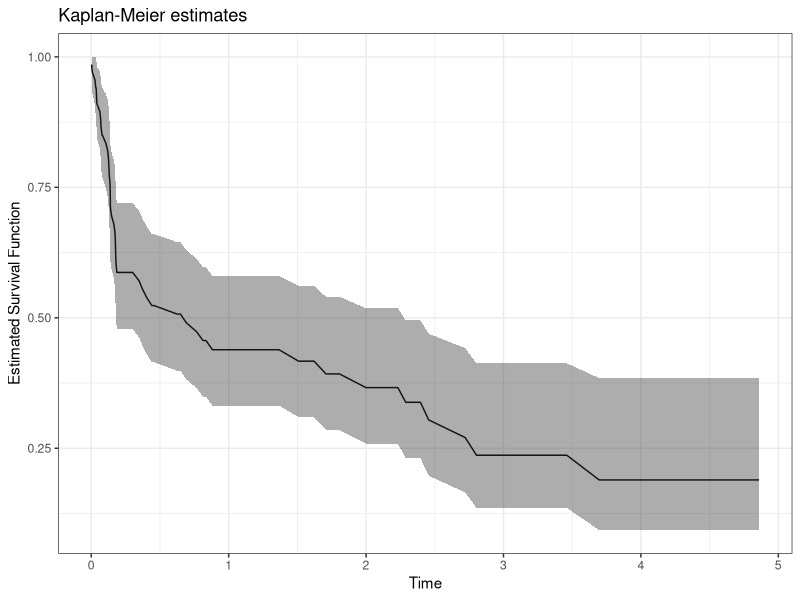

Write R code to recreate this figure.
## ---- chunk 1
library(tidyverse)
library(foreach)
theme_set(theme_bw())
library(survival)
## ---- chunk 2
heart_recipients <- read_csv("assets/heart_recipients.csv")
## ---- chunk 3
kaplan_meier <- survfit(
  Surv(t, event = 1 - c) ~ 1,
  data = heart_recipients
)
## ---- chunk 4
#| code-fold: true
tibble(
  t = kaplan_meier$time,
  S = kaplan_meier$surv,
  lower = kaplan_meier$lower,
  upper = kaplan_meier$upper
) |>
  ggplot(
    aes(x = t, y = S, ymin = lower, ymax = upper)
  ) +
  geom_line() +
  geom_ribbon(alpha = .4) +
  labs(
    x = "Time",
    y = "Estimated Survival Function",
    title = "Kaplan-Meier estimates"
  )
